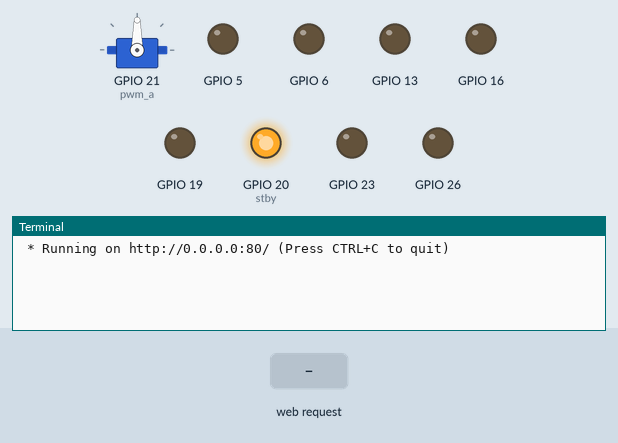
Recording of a program running on a simulated Raspberry Pi (BCM pin numbers). Shown: servo, output pins drawn as LEDs (lit = HIGH), the last lines printed to the terminal. Inputs (shaded band) come from the test bench. Servo angles are drawn from the pulse width (0.5 ms = 0°, 2.5 ms = 180°); the clock reads 2024-03-15 10:24:30 at power-on unless the program sets it; library files of the repository ran but are not shown: HCSR04.py.

Above: at 1.2 s.
1.3 s: HTTP request for /cc24/ch_a received
At 2.3 s:
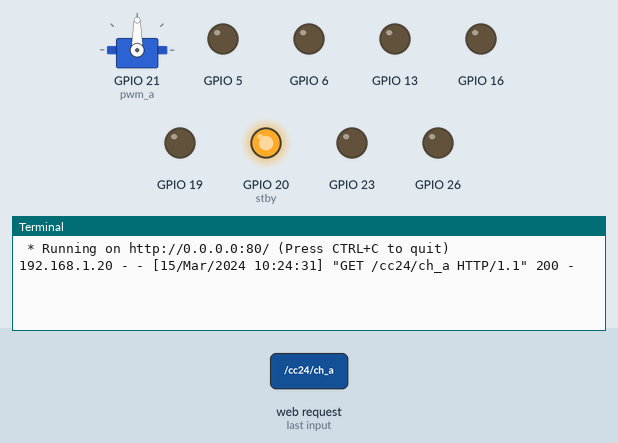
2.8 s: HTTP request for /cc24/pwm received
At 3.5 s:
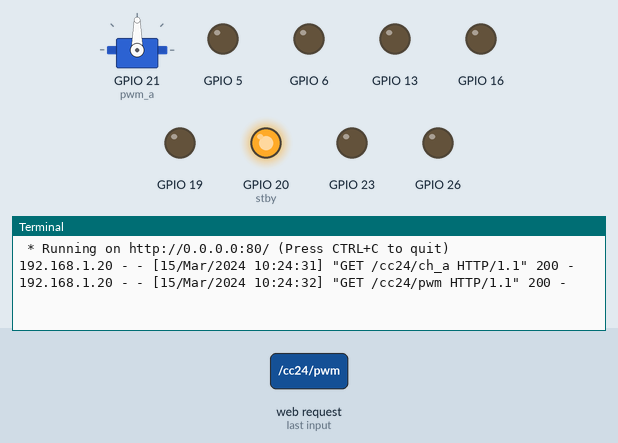
4.3 s: HTTP request for /cc24/ch_b received
At 5.8 s:
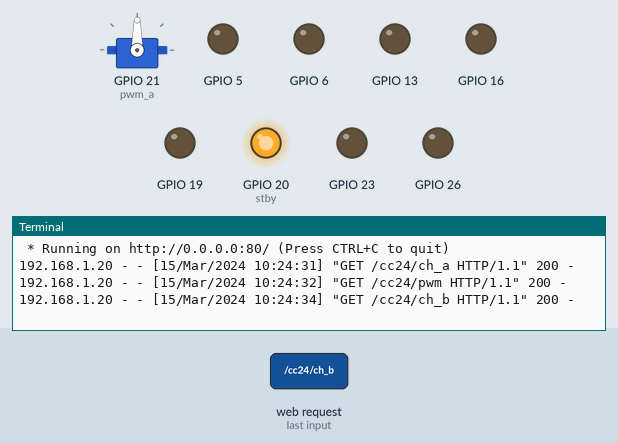

The program:

SmartCarCC24Control.py
```python
import RPi.GPIO as GPIO
import time
import signal
import atexit
import SmartCarCC24 as smartcar
from bottle import route, run, static_file, response

GPIO.setmode(GPIO.BCM)
atexit.register(GPIO.cleanup)

config = {'ud_steering_engine': {'pin': 21, 'angle': 90},
          'tb6612fng': {
              'ch_a': {
                  'pins': [6, 13], 'pwm': {'pin': 16, 'frq': 90}
              },
              'ch_b': {
                  'pins': [19, 26], 'pwm': {'pin': 5, 'frq': 90}
              },
              'stby': 20
          },
          'hcsr04': {'pins': {'T': 23, 'R': 24}, 'interval': 0.1, 'voice_speed': 340}
          }

car = smartcar.SmartCarCC24(config)
# car.ud_start()
# atexit.register(car.exit)

ud_angle = config['ud_steering_engine']['angle']


def set_left_speed(dc):
    global car
    car.set_left_forward(dc) if dc >=0 else car.set_left_reverse(-dc)


def set_right_speed(dc):
    global car
    car.set_right_forward(dc) if dc >= 0 else car.set_right_reverse(-dc)


def stop():
    print('stop')
    global car
    car.car_stop()


def ud_turn_left():
    global car, ud_angle
    ud_angle = ud_angle - 10
    print('camera_turn_left: %d' % ud_angle)
    car.camera_turn_to(ud_angle)


def ud_turn_right():
    global car, ud_angle
    ud_angle = ud_angle + 10
    print('camera_turn_right: %d' % ud_angle)
    car.camera_turn_to(ud_angle)


@route('/cc24/<filename>')
def send_static(filename):
    response.content_type = 'text/html; charset=UTF-8'
    return static_file(filename, root='./')


@route('/cc24/static/<filename>')
def send_js(filename):
    response.content_type = 'script/javascript; charset=UTF-8'
    return static_file(filename, root='./static/')


@route('/cc24/control/<action>/<value>')
def car_control(action, value):
    control(action, int(value))


def control(action, value):
    return {
        'setleft': lambda: set_left_speed(value),
        'setright': lambda: set_right_speed(value),
        'stop': lambda: stop(),
        'udleft': lambda: ud_turn_left(),
        'udright': lambda: ud_turn_right()
    }[action]()


run(host='0.0.0.0', port=80)
```

SmartCarCC24.py
```python
import time, threading
from device import SteeringEngineDriver as sedriver, TB6612FNG as tb, HCSR04 as hcsr04


class SmartCarCC24(object):
    def __init__(self, config):
        self.ud_steering_engine = sedriver.SteeringEngine(config['ud_steering_engine'])
        self.ud = hcsr04.HCSR04(config['hcsr04'])
        self.distance_to_obstacle = -1
        self.ud_interval = config['hcsr04']['interval']
        self.tb6612fng = tb.TB6612FNG(config['tb6612fng'])
        self.running = False

    def set_left_forward(self, dutycycle):
        self.tb6612fng.ch_a_start_up(dutycycle)

    def set_left_reverse(self, dutycycle):
        self.tb6612fng.ch_a_reverse(dutycycle)

    def set_right_forward(self, dutycycle):
        self.tb6612fng.ch_b_start_up(dutycycle)

    def set_right_reverse(self, dutycycle):
        self.tb6612fng.ch_b_reverse(dutycycle)

    def car_stop(self):
        self.tb6612fng.ch_a_stop()
        self.tb6612fng.ch_b_stop()
```

SteeringEngineDriver.py
```python
#! /usr/bin/python
# -*- coding:utf-8 -*-
import RPi.GPIO as GPIO
import time


class SteeringEngine(object):
    def __init__(self, config):
        GPIO.setup(config['pin'], GPIO.OUT, initial=GPIO.LOW)
        self.pwm = GPIO.PWM(config['pin'], 50)
        self.pwm.start(0)
        self.current_angle = config['angle']
        self.move_to(self.current_angle)

    def move_to(self, angle):
        duty_cycle = 2.5 + 10 * angle / 180
        self.pwm.ChangeDutyCycle(duty_cycle)
        time.sleep(0.02)
        self.pwm.ChangeDutyCycle(0)
        time.sleep(0.02)

        self.current_angle = angle
```

TB6612FNG.py
```python
#! /usr/bin/python
# -*- coding:utf-8 -*-

import RPi.GPIO as GPIO


class TB6612FNG(object):
    def __init__(self, config):
        if 'ch_a' in config:
            self.ch_a_input = config['ch_a']['pins']
            self.setup_gpio(self, self.ch_a_input, [GPIO.LOW, GPIO.LOW])

            if 'pwm' in config['ch_a']:
                pwm = config['ch_a']['pwm']
                GPIO.setup(pwm['pin'], GPIO.OUT, initial=False)
                self.pwm_a = GPIO.PWM(pwm['pin'], pwm['frq'])
                self.pwm_a.start(0)

        if 'ch_b' in config:
            self.ch_b_input = config['ch_b']['pins']
            self.setup_gpio(self, self.ch_b_input, [GPIO.LOW, GPIO.LOW])

            if 'pwm' in config['ch_b']:
                pwm = config['ch_b']['pwm']
                GPIO.setup(pwm['pin'], GPIO.OUT, initial=GPIO.LOW)
                self.pwm_b = GPIO.PWM(pwm['pin'], pwm['frq'])
                self.pwm_b.start(0)
        GPIO.setup(config['stby'], GPIO.OUT, initial=GPIO.HIGH)

    def ch_a_start_up(self, dutycycle):
        self.set_gpio(self, self.ch_a_input, [GPIO.LOW, GPIO.HIGH])
        self.pwm_a.ChangeDutyCycle(dutycycle)

    def ch_a_reverse(self, dutycycle):
        self.set_gpio(self, self.ch_a_input, [GPIO.HIGH, GPIO.LOW])
        self.pwm_a.ChangeDutyCycle(dutycycle)

    def ch_b_start_up(self, dutycycle):
        self.set_gpio(self, self.ch_b_input, [GPIO.LOW, GPIO.HIGH])
        self.pwm_b.ChangeDutyCycle(dutycycle)

    def ch_b_reverse(self, dutycycle):
        self.set_gpio(self, self.ch_b_input, [GPIO.HIGH, GPIO.LOW])
        self.pwm_b.ChangeDutyCycle(dutycycle)

    def ch_a_stop(self):
        self.set_gpio(self, self.ch_a_input, [GPIO.LOW, GPIO.LOW])
        self.pwm_a.ChangeDutyCycle(0)

    def ch_b_stop(self):
        self.set_gpio(self, self.ch_b_input, [GPIO.LOW, GPIO.LOW])
        self.pwm_b.ChangeDutyCycle(0)

    @staticmethod
    def set_gpio(self, pins, values):
        for index, pin in enumerate(pins):
            GPIO.output(pin, values[index])

    @staticmethod
    def setup_gpio(self, pins, values):
        for index, pin in enumerate(pins):
            GPIO.setup(pin, GPIO.OUT, initial=GPIO.LOW)
```

Measured:
- after the input at 1.3 s, the terminal: prints a new line at once (image 1)
- after the input at 2.8 s, the terminal: prints a new line at once (image 2)
- after the input at 4.3 s, the terminal: prints a new line at once (image 3)
